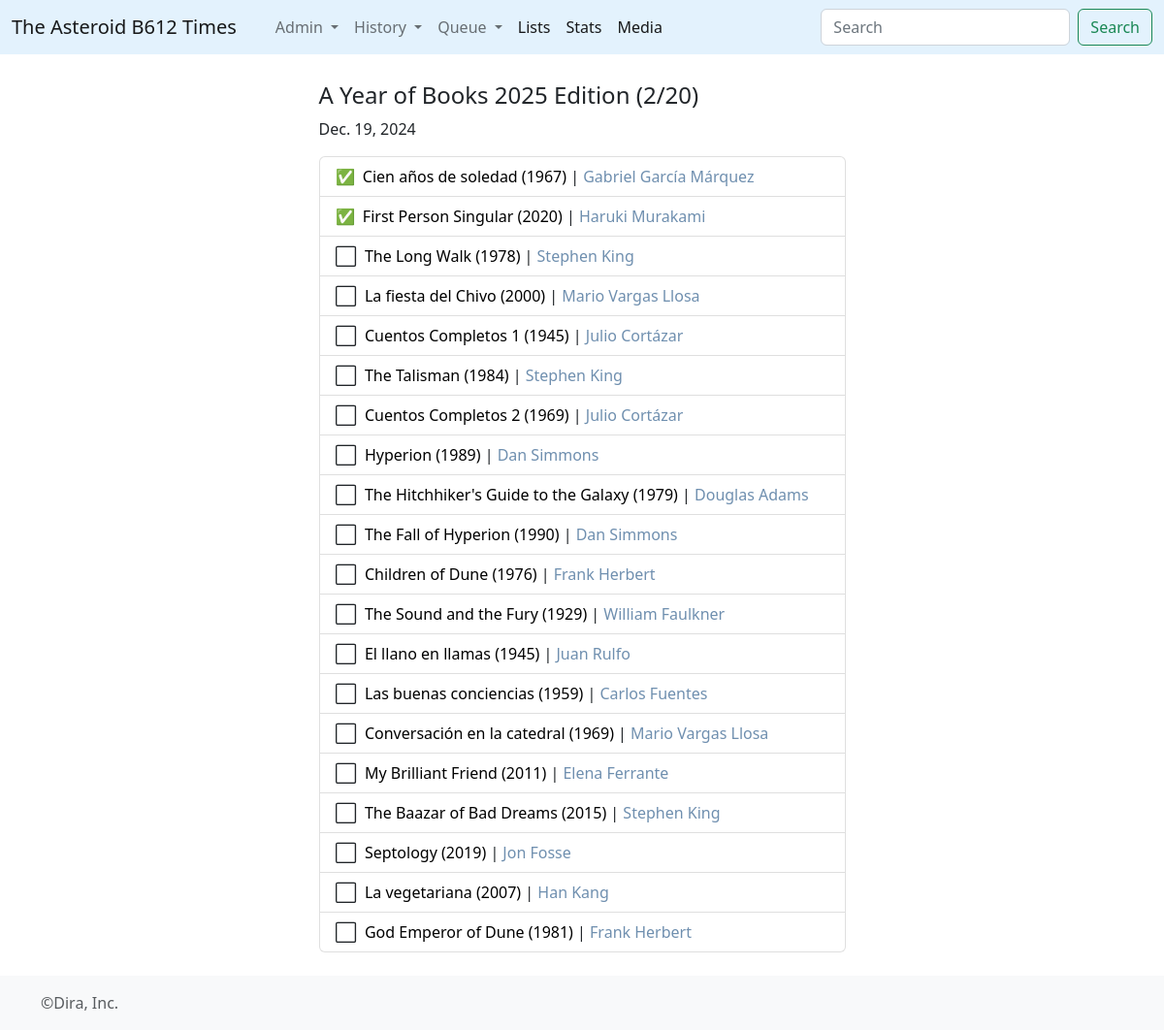
/booklist/13, run on the app's committed database.
### times/models.py (models this page shows, shortened)
class BookList(models.Model):
	listname = models.CharField(max_length=500)
	date_created = models.DateField(auto_now=True)
	listinfo = models.TextField()
	@property
	def conteo(self):
		cont = RelBookList.objects.filter(blist=self).count()
		return cont
	@property
	def lecturas(self):
		n_lecturas = RelBookList.objects.filter(blist=self, bbook__consumo__finish_d__gt=self.date_created).count()
		return n_lecturas

class RelBookList(models.Model):
	blist = models.ForeignKey(BookList,on_delete=models.CASCADE)
	bbook =models.ForeignKey(Book,on_delete=models.CASCADE)

class Book(models.Model):
	title = models.CharField(max_length=512)
	orig_lan = models.CharField(max_length=2)
	info = models.TextField()
	pub_year = models.IntegerField()
	wtype = models.ForeignKey(WikiType,on_delete=models.CASCADE)
	@property
	def titulo(self):
		return self.title+' ('+ str(self.pub_year) +')'
	@property
	def authors_links(self):
		creds = Credito.objects.filter(ctype__id__in=[1,5,6,7],media_type=1,media_id=self.id)
		enlaces = ""
		for c in creds:
			enlaces = enlaces + "<a href='/wiki/"+str(c.persona.id)+"' style='text-decoration:none; color:#6F8FAF;'>"+c.persona.title+"</a>,&nbsp;"
		return enlaces[:-7]
	@property
	def last_read(self):
		conteo = Consumo.objects.filter(volume__id=self.id).count()
		if conteo == 0:
			rcheck = None
		else:
		    robject = Consumo.objects.filter(volume__id=self.id).latest('-finish_d')
		    rcheck = robject.finish_d
		return rcheck

class Credito(models.Model):
	ctype = models.ForeignKey(CreditType,on_delete=models.CASCADE)
	persona = models.ForeignKey(Wiki,on_delete=models.CASCADE)
	media_type = models.IntegerField()
	media_id = models.IntegerField()

class Wiki(models.Model):
	wtype = models.ForeignKey(WikiType,on_delete=models.CASCADE)
	title = models.CharField(max_length=512)
	info = models.TextField()
	created_at = models.DateTimeField(auto_now=True)
	updated_at = models.DateTimeField(null=True,blank=True)

### times/views.py (the view)
# urls.py: path('booklist/<lid>', views.booklist, name='booklist'),
def booklist(request,lid):
	this_lista = BookList.objects.get(pk=int(lid))
	this_books = RelBookList.objects.filter(blist=this_lista).order_by('id')
	return render(request,'lista.html',{'this_lista':this_lista,'this_books':this_books})

### times/templates/lista.html (shortened to what this page needs)
{% extends 'base_forms.html' %}
{% block contenido %}
<article>
	<h4>{{this_lista.listname}} ({{this_lista.lecturas}}/{{this_lista.conteo}})</h4>
	<p>{{ this_lista.date_created }}</p>
	  <ul class="list-group">
        {% for l in this_books %}
          <li class="list-group-item">
          {% if l.bbook.last_read > this_lista.date_created %}&#9989;{%else%}&#11036;{%endif%} <a href="{% url 'book' l.bbook.id %}" style="color:black; text-decoration: none;">
          &nbsp;{{l.bbook.titulo}}</a>&nbsp;|&nbsp;{{l.bbook.authors_links|safe}}
          </li>
        {% endfor %}
      </ul>
</article>
<br>
{% endblock%}

### data on the page
BookList: listname "A Year of Books 2025 Edition", lecturas "2", conteo "20", date_created "Dec. 19, 2024"
RelBookList: bbook.titulo "Cien años de soledad (1967)", bbook.authors_links "Gabriel García Márquez"
RelBookList: bbook.titulo "First Person Singular (2020)", bbook.authors_links "Haruki Murakami"
RelBookList: bbook.titulo "The Long Walk (1978)", bbook.authors_links "Stephen King"
RelBookList: bbook.titulo "La fiesta del Chivo (2000)", bbook.authors_links "Mario Vargas Llosa"
RelBookList: bbook.titulo "Cuentos Completos 1 (1945)", bbook.authors_links "Julio Cortázar"
RelBookList: bbook.titulo "The Talisman (1984)", bbook.authors_links "Stephen King"
RelBookList: bbook.titulo "Cuentos Completos 2 (1969)", bbook.authors_links "Julio Cortázar"
RelBookList: bbook.titulo "Hyperion (1989)", bbook.authors_links "Dan Simmons"
RelBookList: bbook.titulo "The Hitchhiker's Guide to the Galaxy (1979)", bbook.authors_links "Douglas Adams"
RelBookList: bbook.titulo "The Fall of Hyperion (1990)", bbook.authors_links "Dan Simmons"
RelBookList: bbook.titulo "Children of Dune (1976)", bbook.authors_links "Frank Herbert"
RelBookList: bbook.titulo "The Sound and the Fury (1929)", bbook.authors_links "William Faulkner"
RelBookList: bbook.titulo "El llano en llamas (1945)", bbook.authors_links "Juan Rulfo"
RelBookList: bbook.titulo "Las buenas conciencias (1959)", bbook.authors_links "Carlos Fuentes"
RelBookList: bbook.titulo "Conversación en la catedral (1969)", bbook.authors_links "Mario Vargas Llosa"
RelBookList: bbook.titulo "My Brilliant Friend (2011)", bbook.authors_links "Elena Ferrante"
RelBookList: bbook.titulo "The Baazar of Bad Dreams (2015)", bbook.authors_links "Stephen King"
RelBookList: bbook.titulo "Septology (2019)", bbook.authors_links "Jon Fosse"
RelBookList: bbook.titulo "La vegetariana (2007)", bbook.authors_links "Han Kang"
RelBookList: bbook.titulo "God Emperor of Dune (1981)", bbook.authors_links "Frank Herbert"
